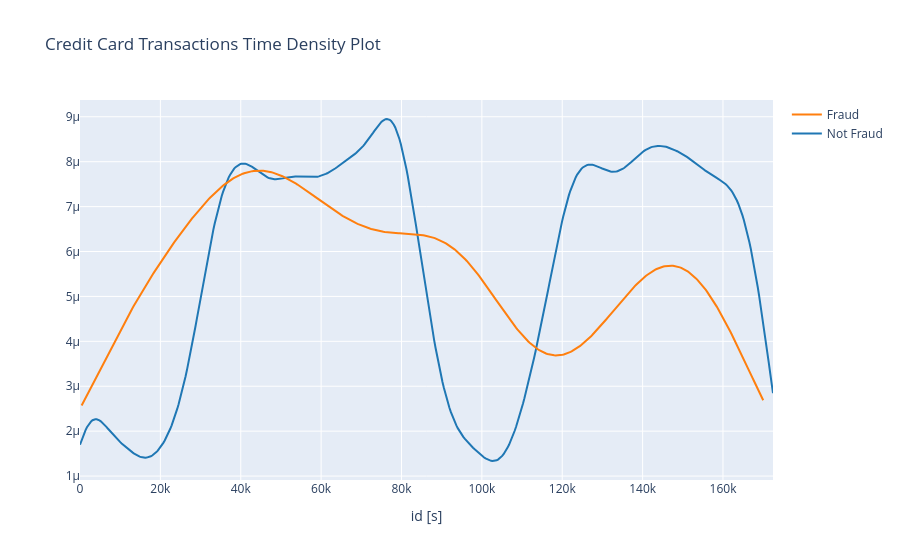

Here is the notebook cell this chart was saved with:
### Markdown cell above
## Transactions in time

### Code cell
class_0 = data_df.loc[data_df['Class'] == 0]["id"]
class_1 = data_df.loc[data_df['Class'] == 1]["id"]

hist_data = [class_0, class_1]
group_labels = ['Not Fraud', 'Fraud']

fig = ff.create_distplot(hist_data, group_labels, show_hist=False, show_rug=False)
fig['layout'].update(title='Credit Card Transactions Time Density Plot', xaxis=dict(title='id [s]'))
iplot(fig, filename='dist_only')

### Figure 1 — Plotly figure (JSON) as saved in the notebook; plotly's stock layout.template omitted (floating-point values rounded to 4 significant figures; data arrays with more than 128 entries replaced by an {"elided": "..."} marker saying what was removed)
{"data": [{"legendgroup": "Not Fraud", "marker": {"color": "rgb(31, 119, 180)"}, "mode": "lines", "name": "Not Fraud", "showlegend": true, "type": "scatter", "x": {"elided": "500 float values"}, "xaxis": "x", "y": {"elided": "500 float values"}, "yaxis": "y"}, {"legendgroup": "Fraud", "marker": {"color": "rgb(255, 127, 14)"}, "mode": "lines", "name": "Fraud", "showlegend": true, "type": "scatter", "x": {"elided": "500 float values"}, "xaxis": "x", "y": {"elided": "500 float values"}, "yaxis": "y"}], "layout": {"barmode": "overlay", "hovermode": "closest", "legend": {"traceorder": "reversed"}, "title": {"text": "Credit Card Transactions Time Density Plot"}, "xaxis": {"anchor": "y2", "domain": [0, 1], "title": {"text": "id [s]"}, "zeroline": false}, "yaxis": {"anchor": "free", "domain": [0, 1], "position": 0}}}
